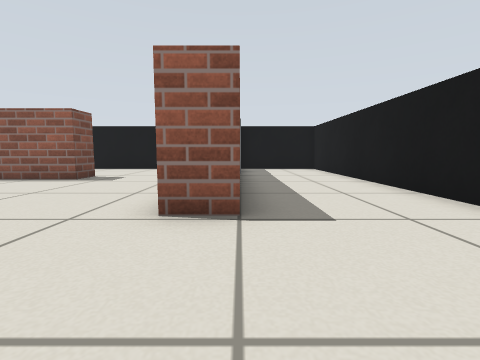
view 1 (above)

18 first-person views from a walk through a world built for the Gazebo simulator. The camera is 0.39 m above the floor, tilts 6° down and sees 85° across. The floor is counted in squares, 0.5 m on a side. Each view is taken from the middle of a square. On the plan, view 1 faces up. The plan holds only what a view shows up to about 10 squares ahead; the rest is blank. The robots in the file are not drawn. Simple patterns stand in for the simulator's built-in surfaces. Surface patterns are stand-ins for the level's own textures.

view 2
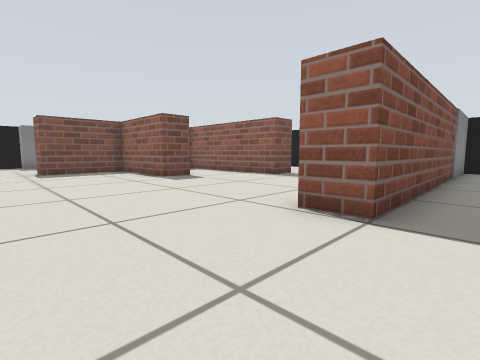

view 3
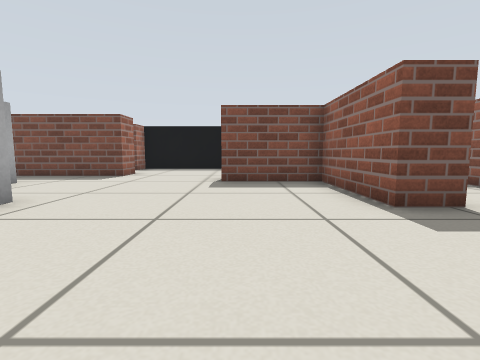

view 4
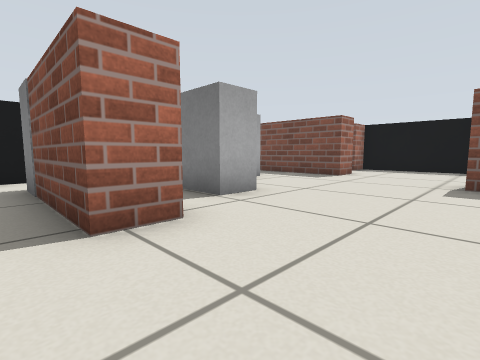

view 5
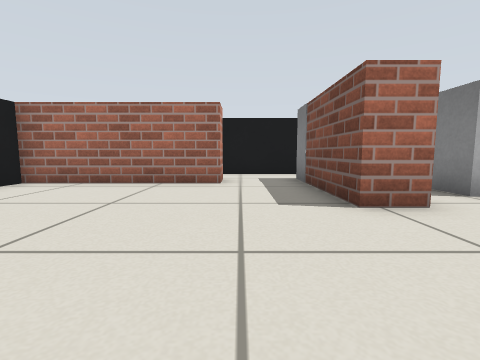

view 6
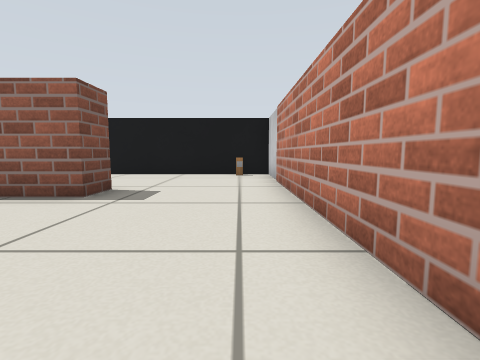

view 7
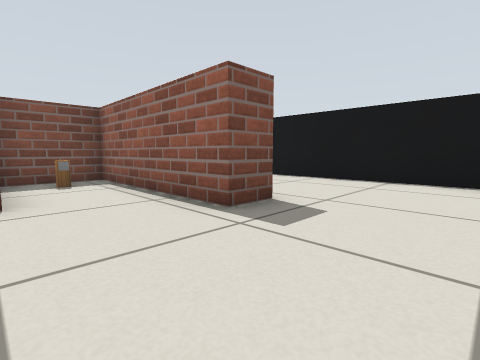

view 8
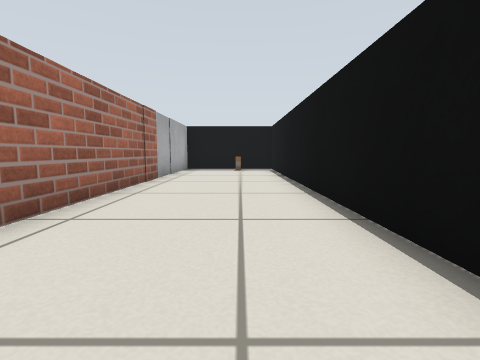

view 9
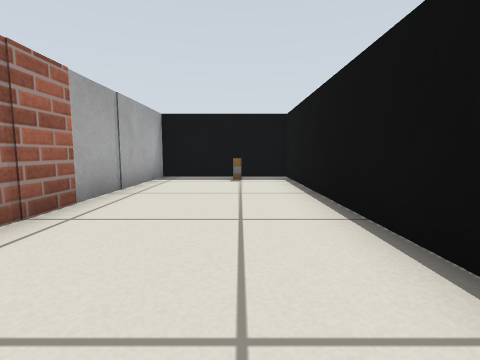

view 10
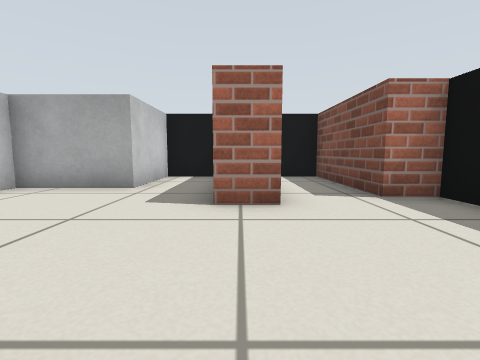

view 11
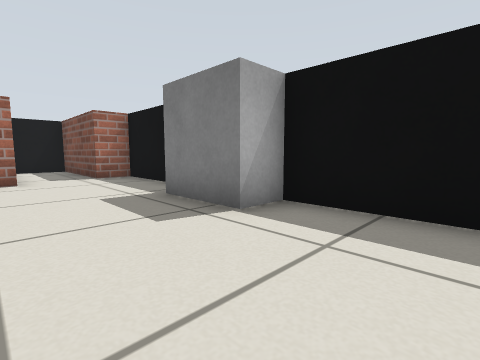

view 12
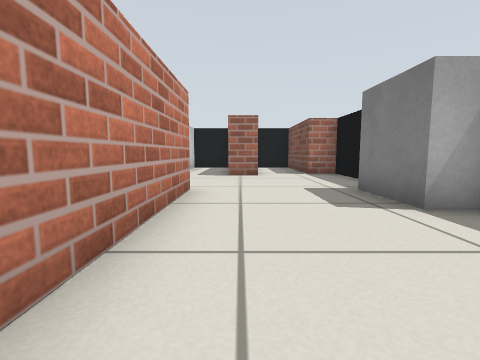

view 13
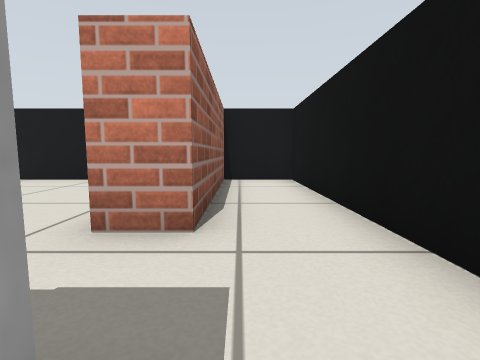

view 14
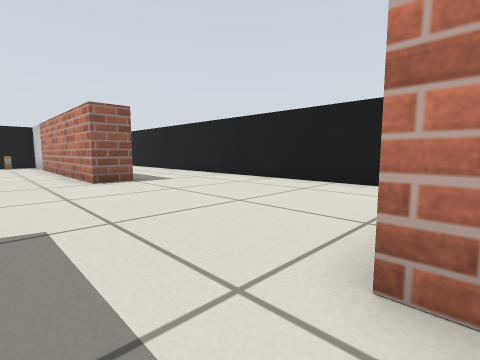

view 15
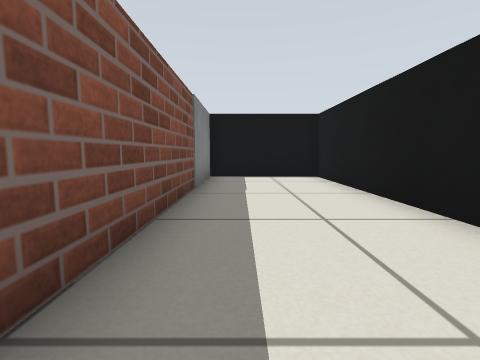

view 16
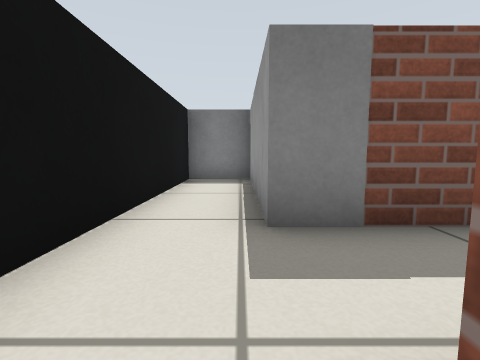

view 17
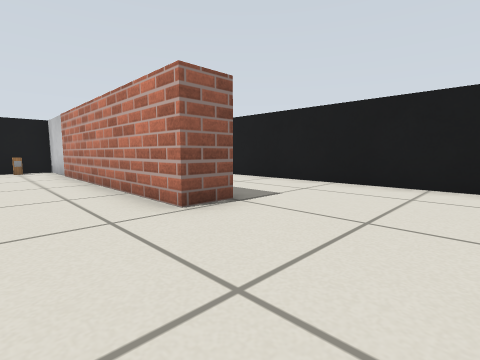

view 18
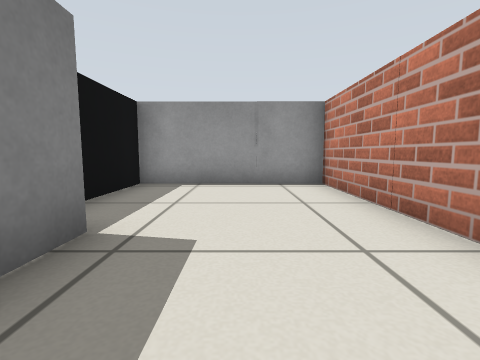

### Floor plan
Points are (right, up) in squares from view 1. A wall is a line through its corners. A room is listed if a view was taken in it or the views show most of it. See-through windows are left out.
Room 1 (views 1, 2, 3, 4, 5, 6, 7, 8, 9, 10, 11, 12, 13, 14, 15, 16, 17, 18)
walls: (-6.6, 5.2) (-6.6, 4.2) (-9.9, 4.2) (-9.9, 1.5) (-10.9, 1.5) (-10.9, 7.5); (-4.8, -0.6) (-3.7, -0.6) (-3.7, -3.8); (-4.7, 8.5) (-4.7, 7.5) (-9.9, 7.5) (-9.9, 5.2); (-10.5, 8.5) (-5.6, 8.5); (-12.6, -1.9) (-11.6, -1.9) (-11.6, -5.4); (0, 9.8) (0, 3.2) (-1, 3.2) (-1, 10.2); (-15.5, 1.1) (-15.5, -2.5) (-14.5, -2.5) (-14.5, -6.5) (-12.9, -6.5); (-11.2, -6.5) (3.5, -6.5) (3.5, -4.5); (3.2, -4.5) (-1.5, -4.5) (-1.5, -3.5) (3.5, -3.5) (3.5, 12.5) (-15.5, 12.5) (-15.5, 3.5)
objects: grey box (-15, 2) to (-15, 3); grey box (-15, 8) to (-14, 8); pillar (-15, 11); grey box (-13, 8) to (-11, 8); grey box (-9, -6) to (-9, -5); grey box (-9, -4) to (-7, -4); pillar (-9, 6); grey box (-7, -3) to (-6, -2); grey box (-6, -4) to (-5, -4); pillar (-2, 12); grey box (-1, 11) to (0, 12)

Where each view was taken, in squares from view 1:
view 1: 0 up, 0 right, facing up
view 2: 0 up, 1 right, facing up-left
view 3: 2 up, 3 left, facing left
view 4: 2 up, 3 left, facing down-left
view 5: 3 up, 2 left, facing down
view 6: 3 up, 2 left, facing up
view 7: 5 up, 2 left, facing up-left
view 8: 11 up, 3 left, facing left
view 9: 11 up, 7 left, facing left
view 10: 2 up, 12 left, facing down
view 11: 6 up, 12 left, facing down-left
view 12: 7 up, 12 left, facing down
view 13: 5 down, 4 left, facing right
view 14: 4 down, 3 left, facing up-right
view 15: 4 up, 1 right, facing up
view 16: 5 down, 1 left, facing left
view 17: 0 up, 3 left, facing up-right
view 18: 1 up, 13 left, facing up
